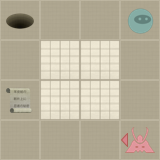

Below is a game level as drawn by its tile map, then a one-line description and the .tmx that defines it (tile-layer data replaced by summaries):
An orthogonal 4x4 tile map with 40x40 px tiles, 2 tile layers (Level, Actors).

<map version="1.0" orientation="orthogonal" width="4" height="4" tilewidth="40" tileheight="40">
 <properties>
  <property name="moves" value="3" />
 </properties>
 <tileset firstgid="1" name="tiles" tilewidth="40" tileheight="40" spacing="2" margin="2">
  <image source="tiles.png" width="256" height="256" />
  <tile id="0">
   <properties>
    <property name="actor" value="exit" />
   </properties>
  </tile>
  <tile id="2">
   <properties>
    <property name="actor" value="guard" />
    <property name="direction" value="down" />
   </properties>
  </tile>
  <tile id="3">
   <properties>
    <property name="actor" value="guard" />
    <property name="direction" value="left" />
   </properties>
  </tile>
  <tile id="4">
   <properties>
    <property name="actor" value="guard" />
    <property name="direction" value="right" />
   </properties>
  </tile>
  <tile id="5">
   <properties>
    <property name="actor" value="guard" />
    <property name="direction" value="up" />
   </properties>
  </tile>
  <tile id="7">
   <properties>
    <property name="actor" value="player" />
   </properties>
  </tile>
  <tile id="8">
   <properties>
    <property name="actor" value="scroll" />
   </properties>
  </tile>
  <tile id="9">
   <properties>
    <property name="wall" value="1" />
   </properties>
  </tile>
 </tileset>
 <layer name="Level" width="4" height="4">
  <data>[16 cells, 16 non-empty, 2 distinct tile ids]</data>
 </layer>
 <layer name="Actors" width="4" height="4">
  <data>[16 cells, 4 non-empty, 4 distinct tile ids]</data>
 </layer>
</map>
